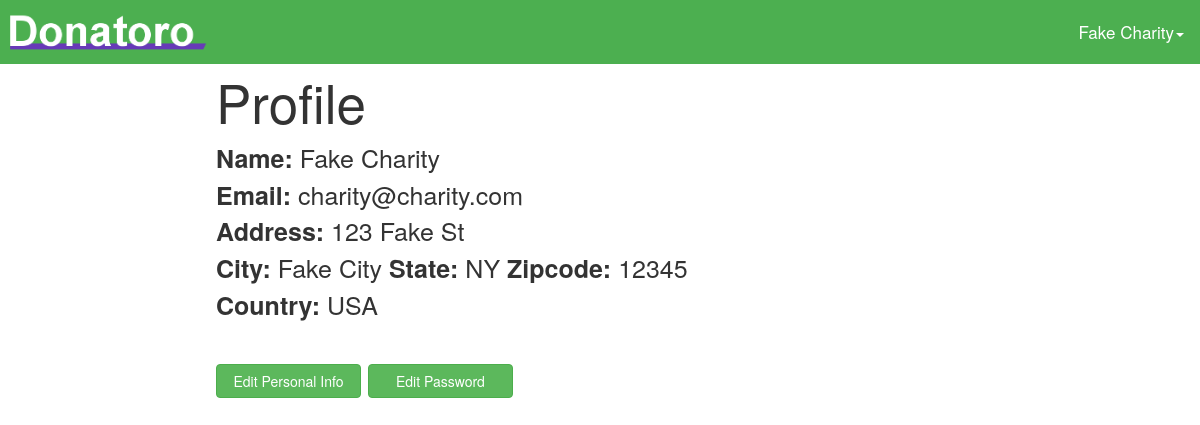
Page /profile (signed in) on the earlier database version.
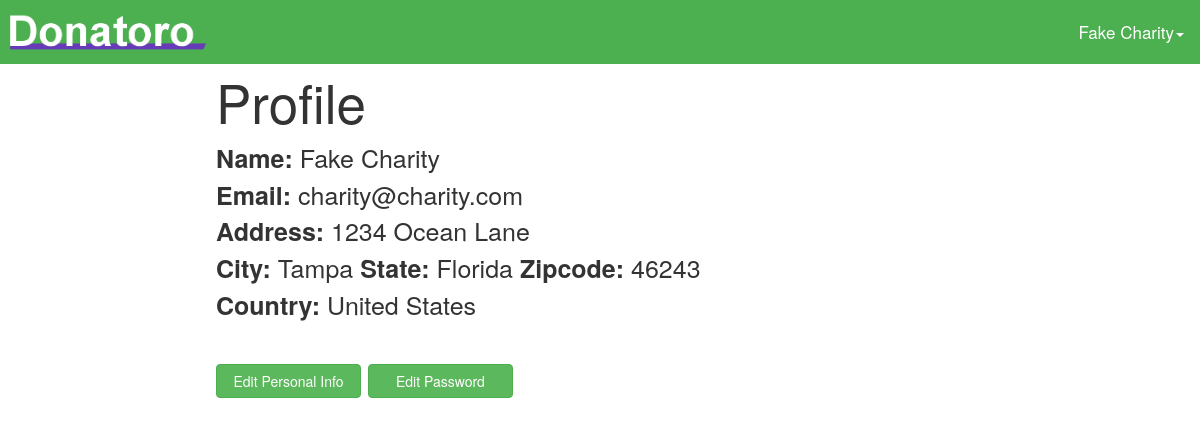
Same page on the later database version.
### tables this page shows
CREATE TABLE "charity_info" ("name" TEXT NOT NULL , "501c" TEXT NOT NULL , "description" TEXT NOT NULL , "streetAddress" TEXT NOT NULL , "city" TEXT NOT NULL , "state" TEXT NOT NULL , "zip" INTEGER NOT NULL , "country" TEXT NOT NULL , "userID" INTEGER NOT NULL  UNIQUE , "charID" INTEGER PRIMARY KEY  NOT NULL  UNIQUE );

### donatoro.py (the view)
@app.route('/profile', methods = ['GET', 'POST'])
def profile():
    user = getUserById(session['userId'])
    if user["isDonor"]:
        return render_template_logged_in('DonorProfile/donorProfile.jinja')
    else:
        return render_template_logged_in('CharityProfile/charityProfile.jinja')

### dataBaseLogic.py (called while the page is built)
def get_db():
    return sqlite3.connect(app.config['DATABASE'])

def query_db(query, args=(), one=False):
    cur = get_db().execute(query, args)
    return cur
    cur.close()
    return test

def getUserById(userId):
    user = query_db('select * from user where id=?', (userId,)).fetchone()
    return dict(id=user[0], password=user[2], email=user[1], isDonor=user[3])

def getInfoByUserId(userId):
    user = getUserById(userId)
    if user["isDonor"]:
        donor = query_db('select * from donor_info where userID=?', (userId,)).fetchone()
        return dict(firstName=donor[0], lastName=donor[1], streetAdd1=donor[2], streetAdd2=donor[3],
                    city=donor[4], state=donor[5], zip=donor[6], userId=donor[7])
    else:
        charity = query_db('select * from charity_info where userID=?', (userId,)).fetchone()
        return dict(name=charity[0], identificationNum=charity[1], description=charity[2], streetAdd=charity[3],
                    city=charity[4], state=charity[5], zip=charity[6], country=charity[7], userId=charity[8],
                    charId=charity[9])

### templates/CharityProfile/charityProfile.jinja
{% extends "base.jinja" %}
{% block head %}
    <link rel="stylesheet" type="text/css" href="{{ url_for('static', filename='stylesheets/profile.css') }}" />
{% endblock %}
{% block body %}
    <div class="profileContainer">
        <div class="profileTitle">
            Profile
        </div>
        <b>Name:</b>
        {{userInfo["name"]}}
        <br>
        <b>Email:</b>
        {{user["email"]}}
        <br>
        <b>Address:</b>
        {{userInfo["streetAdd"]}}
        <br>
        <b>City:</b>
        {{userInfo["city"]}}
        <b>State:</b>
        {{userInfo["state"]}}
        <b>Zipcode:</b>
        {{userInfo["zip"]}}
        <br>
        <b>Country:</b>
        {{userInfo["country"]}}
        <br>
        <br>
        <button class="btn btn-success profileButtons" onClick="location.href='../personal'" >Edit Personal Info</button>
        <button class="btn btn-success profileButtons" onClick="location.href='../password'">Edit Password</button>
    </div>
{% endblock %}

### templates/base.jinja (shortened to what this page needs)
<!DOCTYPE html>
<html lang="en">
<head>
    <link rel="stylesheet" type="text/css" href="{{ url_for('static', filename='stylesheets/font-awesome.min.css') }}" />
    <link rel="stylesheet" type="text/css" href="{{ url_for('static', filename='stylesheets/base.css') }}" />
    <link rel="stylesheet" href="https://maxcdn.bootstrapcdn.com/bootstrap/3.3.7/css/bootstrap.min.css">
    {% block head %}
    {% endblock %}
</head>
<body>
    <div class="topnav">
        {% if user and user["isDonor"] %}
        <a href="/newsFeed"><img src="/static/images/Donatoro-logo.png" class="logo"/></a>
        {% elif user and not user["isDonor"] %}
        <a href="/charity/admin"><img src="/static/images/Donatoro-logo.png" class="logo"/></a>
        {% else %}
        <a href="/"><img src="/static/images/Donatoro-logo.png" class="logo"/></a>
        {% endif %}
        {% if user %}
        <div class="dropdown username">
            {% if user["isDonor"] %}
                <button class="dropdown-toggle username" type="button" data-toggle="dropdown">{{ userInfo["firstName"] }} {{ userInfo["lastName"] }}<span class="caret"></span></button>
            {% else %}
                <button class="dropdown-toggle username" type="button" data-toggle="dropdown">{{ userInfo["name"] }}<span class="caret"></span></button>
            {% endif %}
        </div>
        {% endif %}
    </div>
{% block body %}
{% endblock %}
</body>
</html>

Differences in the rows shown:
changed charity_info "Fake Charity": streetAdd "123 Fake St" → "1234 Ocean Lane"; city "Fake City" → "Tampa"; state "NY" → "Florida"; zip "12345" → "46243"; country "USA" → "United States"
